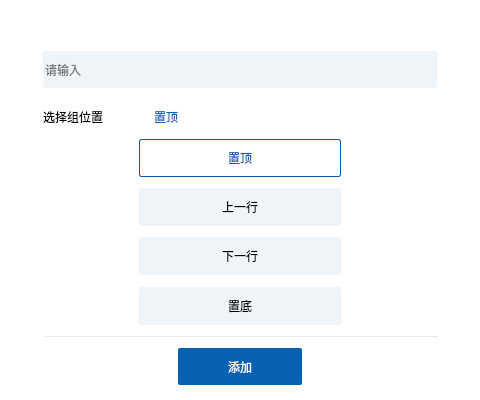
<?xml version="1.0" encoding="UTF-8"?>
<ui version="4.0">
 <class>AddFormulaGroupWnd</class>
 <widget class="QDialog" name="AddFormulaGroupWnd">
  <property name="geometry">
   <rect>
    <x>0</x>
    <y>0</y>
    <width>480</width>
    <height>400</height>
   </rect>
  </property>
  <property name="windowTitle">
   <string>Dialog</string>
  </property>
  <property name="styleSheet">
   <string notr="true">#AddFormulaGroupWnd{background-color: rgb(255, 255, 255);}
</string>
  </property>
  <layout class="QVBoxLayout" name="verticalLayout_3" stretch="10,40,380">
   <property name="spacing">
    <number>0</number>
   </property>
   <property name="leftMargin">
    <number>0</number>
   </property>
   <property name="topMargin">
    <number>0</number>
   </property>
   <property name="rightMargin">
    <number>0</number>
   </property>
   <property name="bottomMargin">
    <number>0</number>
   </property>
   <item>
    <spacer name="verticalSpacer_10">
     <property name="orientation">
      <enum>Qt::Vertical</enum>
     </property>
     <property name="sizeHint" stdset="0">
      <size>
       <width>20</width>
       <height>7</height>
      </size>
     </property>
    </spacer>
   </item>
   <item>
    <layout class="QHBoxLayout" name="horizontalLayout_3" stretch="418,40,10">
     <property name="spacing">
      <number>0</number>
     </property>
     <item>
      <spacer name="horizontalSpacer_4">
       <property name="orientation">
        <enum>Qt::Horizontal</enum>
       </property>
       <property name="sizeHint" stdset="0">
        <size>
         <width>40</width>
         <height>20</height>
        </size>
       </property>
      </spacer>
     </item>
     <item>
      <widget class="CSvgButton" name="closeBtn">
       <property name="sizePolicy">
        <sizepolicy hsizetype="Ignored" vsizetype="Ignored">
         <horstretch>0</horstretch>
         <verstretch>0</verstretch>
        </sizepolicy>
       </property>
       <property name="styleSheet">
        <string notr="true">QPushButton{border-radius: 2px 2px 2px 2px;}</string>
       </property>
       <property name="text">
        <string/>
       </property>
      </widget>
     </item>
     <item>
      <spacer name="horizontalSpacer_9">
       <property name="orientation">
        <enum>Qt::Horizontal</enum>
       </property>
       <property name="sizeHint" stdset="0">
        <size>
         <width>40</width>
         <height>20</height>
        </size>
       </property>
      </spacer>
     </item>
    </layout>
   </item>
   <item>
    <layout class="QHBoxLayout" name="horizontalLayout_5" stretch="42,384,42">
     <property name="spacing">
      <number>0</number>
     </property>
     <item>
      <spacer name="horizontalSpacer_7">
       <property name="orientation">
        <enum>Qt::Horizontal</enum>
       </property>
       <property name="sizeHint" stdset="0">
        <size>
         <width>39</width>
         <height>20</height>
        </size>
       </property>
      </spacer>
     </item>
     <item>
      <layout class="QVBoxLayout" name="verticalLayout_2" stretch="4,40,11,40,4,212,1,12,40,16">
       <property name="spacing">
        <number>0</number>
       </property>
       <property name="topMargin">
        <number>0</number>
       </property>
       <item>
        <spacer name="verticalSpacer_5">
         <property name="orientation">
          <enum>Qt::Vertical</enum>
         </property>
         <property name="sizeHint" stdset="0">
          <size>
           <width>20</width>
           <height>18</height>
          </size>
         </property>
        </spacer>
       </item>
       <item>
        <widget class="QLineEdit" name="groupNameEdit">
         <property name="sizePolicy">
          <sizepolicy hsizetype="Ignored" vsizetype="Ignored">
           <horstretch>0</horstretch>
           <verstretch>0</verstretch>
          </sizepolicy>
         </property>
         <property name="styleSheet">
          <string notr="true">QLineEdit{border-radius: 2px 2px 2px 2px;border: 0px solid #0C5CB2;background: #EFF4F8;}</string>
         </property>
         <property name="placeholderText">
          <string>请输入</string>
         </property>
        </widget>
       </item>
       <item>
        <spacer name="verticalSpacer_6">
         <property name="orientation">
          <enum>Qt::Vertical</enum>
         </property>
         <property name="sizeHint" stdset="0">
          <size>
           <width>20</width>
           <height>18</height>
          </size>
         </property>
        </spacer>
       </item>
       <item>
        <layout class="QHBoxLayout" name="horizontalLayout_2" stretch="100,8,276">
         <property name="spacing">
          <number>0</number>
         </property>
         <item>
          <widget class="QLabel" name="labDesc">
           <property name="text">
            <string>选择组位置</string>
           </property>
           <property name="alignment">
            <set>Qt::AlignLeading|Qt::AlignLeft|Qt::AlignVCenter</set>
           </property>
          </widget>
         </item>
         <item>
          <spacer name="horizontalSpacer_3">
           <property name="orientation">
            <enum>Qt::Horizontal</enum>
           </property>
           <property name="sizeHint" stdset="0">
            <size>
             <width>40</width>
             <height>20</height>
            </size>
           </property>
          </spacer>
         </item>
         <item>
          <widget class="QLabel" name="labCurentChoose">
           <property name="styleSheet">
            <string notr="true">color: #0964B7;</string>
           </property>
           <property name="text">
            <string>置顶</string>
           </property>
          </widget>
         </item>
        </layout>
       </item>
       <item>
        <spacer name="verticalSpacer_7">
         <property name="orientation">
          <enum>Qt::Vertical</enum>
         </property>
         <property name="sizeHint" stdset="0">
          <size>
           <width>20</width>
           <height>17</height>
          </size>
         </property>
        </spacer>
       </item>
       <item>
        <layout class="QHBoxLayout" name="horizontalLayout" stretch="114,240,114">
         <property name="spacing">
          <number>0</number>
         </property>
         <item>
          <spacer name="horizontalSpacer">
           <property name="orientation">
            <enum>Qt::Horizontal</enum>
           </property>
           <property name="sizeHint" stdset="0">
            <size>
             <width>40</width>
             <height>20</height>
            </size>
           </property>
          </spacer>
         </item>
         <item>
          <layout class="QVBoxLayout" name="verticalLayout" stretch="40,12,40,12,40,12,40,12">
           <property name="spacing">
            <number>0</number>
           </property>
           <item>
            <widget class="QPushButton" name="labTop">
             <property name="sizePolicy">
              <sizepolicy hsizetype="Ignored" vsizetype="Ignored">
               <horstretch>0</horstretch>
               <verstretch>0</verstretch>
              </sizepolicy>
             </property>
             <property name="styleSheet">
              <string notr="true">QPushButton{border-radius: 2px 2px 2px 2px;border: 1px solid #0C5CB2;color:#0C5CB2;}</string>
             </property>
             <property name="text">
              <string>置顶</string>
             </property>
             <attribute name="buttonGroup">
              <string notr="true">buttonGroup</string>
             </attribute>
            </widget>
           </item>
           <item>
            <spacer name="verticalSpacer">
             <property name="orientation">
              <enum>Qt::Vertical</enum>
             </property>
             <property name="sizeHint" stdset="0">
              <size>
               <width>20</width>
               <height>17</height>
              </size>
             </property>
            </spacer>
           </item>
           <item>
            <widget class="QPushButton" name="labUp">
             <property name="sizePolicy">
              <sizepolicy hsizetype="Ignored" vsizetype="Ignored">
               <horstretch>0</horstretch>
               <verstretch>0</verstretch>
              </sizepolicy>
             </property>
             <property name="styleSheet">
              <string notr="true">QPushButton{border-radius: 2px 2px 2px 2px;border: 0px solid #0C5CB2;background: #EFF4F8;}</string>
             </property>
             <property name="text">
              <string>上一行</string>
             </property>
             <attribute name="buttonGroup">
              <string notr="true">buttonGroup</string>
             </attribute>
            </widget>
           </item>
           <item>
            <spacer name="verticalSpacer_2">
             <property name="orientation">
              <enum>Qt::Vertical</enum>
             </property>
             <property name="sizeHint" stdset="0">
              <size>
               <width>20</width>
               <height>17</height>
              </size>
             </property>
            </spacer>
           </item>
           <item>
            <widget class="QPushButton" name="labDown">
             <property name="sizePolicy">
              <sizepolicy hsizetype="Ignored" vsizetype="Ignored">
               <horstretch>0</horstretch>
               <verstretch>0</verstretch>
              </sizepolicy>
             </property>
             <property name="styleSheet">
              <string notr="true">QPushButton{border-radius: 2px 2px 2px 2px;border: 0px solid #0C5CB2;background: #EFF4F8;}</string>
             </property>
             <property name="text">
              <string>下一行</string>
             </property>
             <attribute name="buttonGroup">
              <string notr="true">buttonGroup</string>
             </attribute>
            </widget>
           </item>
           <item>
            <spacer name="verticalSpacer_3">
             <property name="orientation">
              <enum>Qt::Vertical</enum>
             </property>
             <property name="sizeHint" stdset="0">
              <size>
               <width>20</width>
               <height>17</height>
              </size>
             </property>
            </spacer>
           </item>
           <item>
            <widget class="QPushButton" name="labBottom">
             <property name="sizePolicy">
              <sizepolicy hsizetype="Ignored" vsizetype="Ignored">
               <horstretch>0</horstretch>
               <verstretch>0</verstretch>
              </sizepolicy>
             </property>
             <property name="styleSheet">
              <string notr="true">QPushButton{border-radius: 2px 2px 2px 2px;border: 0px solid #0C5CB2;background: #EFF4F8;}</string>
             </property>
             <property name="text">
              <string>置底</string>
             </property>
             <attribute name="buttonGroup">
              <string notr="true">buttonGroup</string>
             </attribute>
            </widget>
           </item>
           <item>
            <spacer name="verticalSpacer_4">
             <property name="orientation">
              <enum>Qt::Vertical</enum>
             </property>
             <property name="sizeHint" stdset="0">
              <size>
               <width>20</width>
               <height>17</height>
              </size>
             </property>
            </spacer>
           </item>
          </layout>
         </item>
         <item>
          <spacer name="horizontalSpacer_2">
           <property name="orientation">
            <enum>Qt::Horizontal</enum>
           </property>
           <property name="sizeHint" stdset="0">
            <size>
             <width>40</width>
             <height>20</height>
            </size>
           </property>
          </spacer>
         </item>
        </layout>
       </item>
       <item>
        <widget class="Line" name="line">
         <property name="sizePolicy">
          <sizepolicy hsizetype="Ignored" vsizetype="Ignored">
           <horstretch>0</horstretch>
           <verstretch>0</verstretch>
          </sizepolicy>
         </property>
         <property name="minimumSize">
          <size>
           <width>0</width>
           <height>1</height>
          </size>
         </property>
         <property name="maximumSize">
          <size>
           <width>16777215</width>
           <height>1</height>
          </size>
         </property>
         <property name="styleSheet">
          <string notr="true">background-color:#CCCCCC;;</string>
         </property>
         <property name="orientation">
          <enum>Qt::Horizontal</enum>
         </property>
        </widget>
       </item>
       <item>
        <spacer name="verticalSpacer_8">
         <property name="orientation">
          <enum>Qt::Vertical</enum>
         </property>
         <property name="sizeHint" stdset="0">
          <size>
           <width>20</width>
           <height>40</height>
          </size>
         </property>
        </spacer>
       </item>
       <item>
        <layout class="QHBoxLayout" name="horizontalLayout_4" stretch="132,120,132">
         <property name="spacing">
          <number>0</number>
         </property>
         <item>
          <spacer name="horizontalSpacer_5">
           <property name="orientation">
            <enum>Qt::Horizontal</enum>
           </property>
           <property name="sizeHint" stdset="0">
            <size>
             <width>40</width>
             <height>20</height>
            </size>
           </property>
          </spacer>
         </item>
         <item>
          <widget class="QPushButton" name="btnAdd">
           <property name="sizePolicy">
            <sizepolicy hsizetype="Ignored" vsizetype="Ignored">
             <horstretch>0</horstretch>
             <verstretch>0</verstretch>
            </sizepolicy>
           </property>
           <property name="styleSheet">
            <string notr="true">QPushButton{border-radius: 2px 2px 2px 2px;border: 0px solid #0C5CB2;background: #0661B3; color:white;}</string>
           </property>
           <property name="text">
            <string>添加</string>
           </property>
          </widget>
         </item>
         <item>
          <spacer name="horizontalSpacer_6">
           <property name="orientation">
            <enum>Qt::Horizontal</enum>
           </property>
           <property name="sizeHint" stdset="0">
            <size>
             <width>40</width>
             <height>20</height>
            </size>
           </property>
          </spacer>
         </item>
        </layout>
       </item>
       <item>
        <spacer name="verticalSpacer_9">
         <property name="orientation">
          <enum>Qt::Vertical</enum>
         </property>
         <property name="sizeHint" stdset="0">
          <size>
           <width>20</width>
           <height>40</height>
          </size>
         </property>
        </spacer>
       </item>
      </layout>
     </item>
     <item>
      <spacer name="horizontalSpacer_8">
       <property name="orientation">
        <enum>Qt::Horizontal</enum>
       </property>
       <property name="sizeHint" stdset="0">
        <size>
         <width>39</width>
         <height>20</height>
        </size>
       </property>
      </spacer>
     </item>
    </layout>
   </item>
  </layout>
 </widget>
 <customwidgets>
  <customwidget>
   <class>CSvgButton</class>
   <extends>QPushButton</extends>
   <header location="global">formula/csvgbutton.h</header>
  </customwidget>
 </customwidgets>
 <resources/>
 <connections/>
 <buttongroups>
  <buttongroup name="buttonGroup"/>
 </buttongroups>
</ui>
